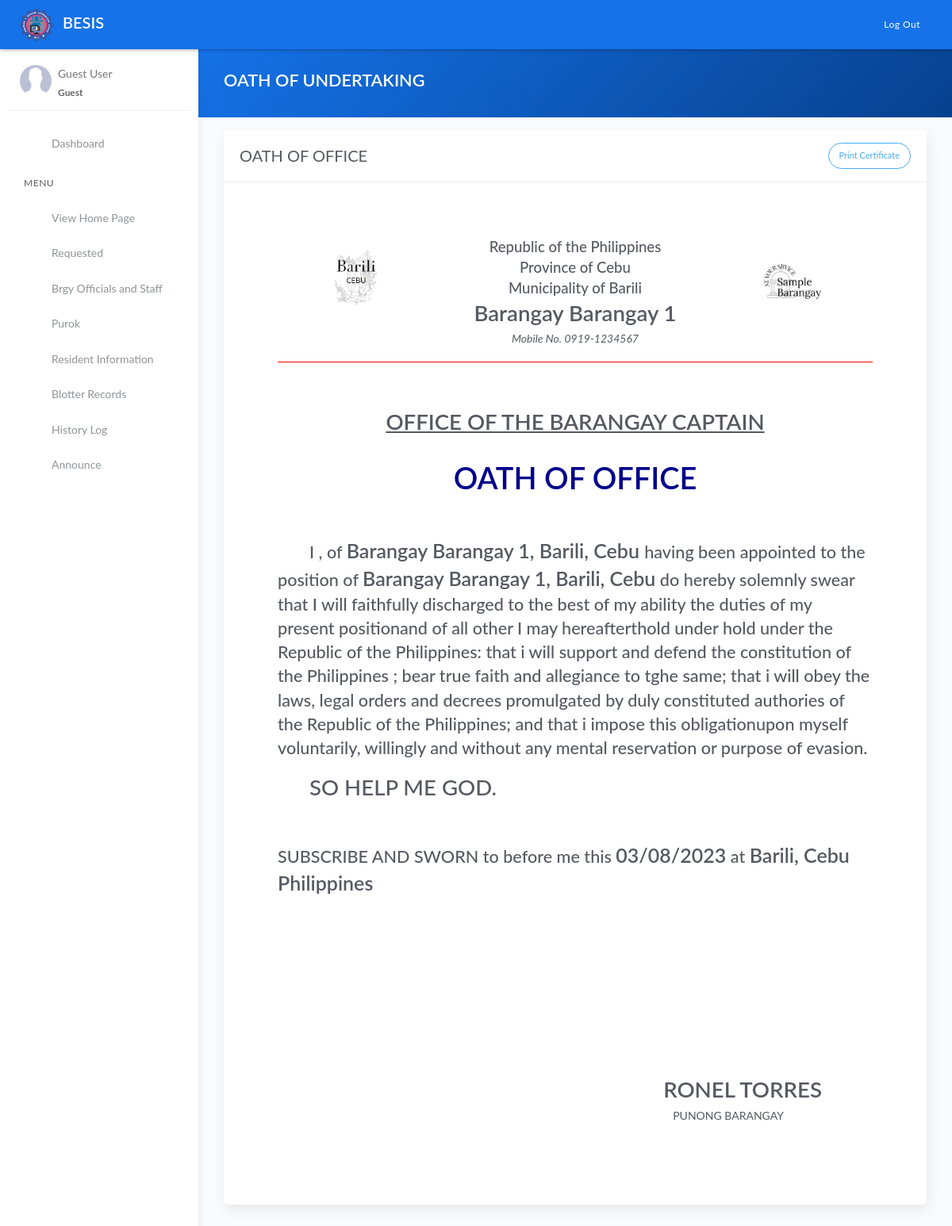
Before: /generate_oath.php?id=169 with the older database file.
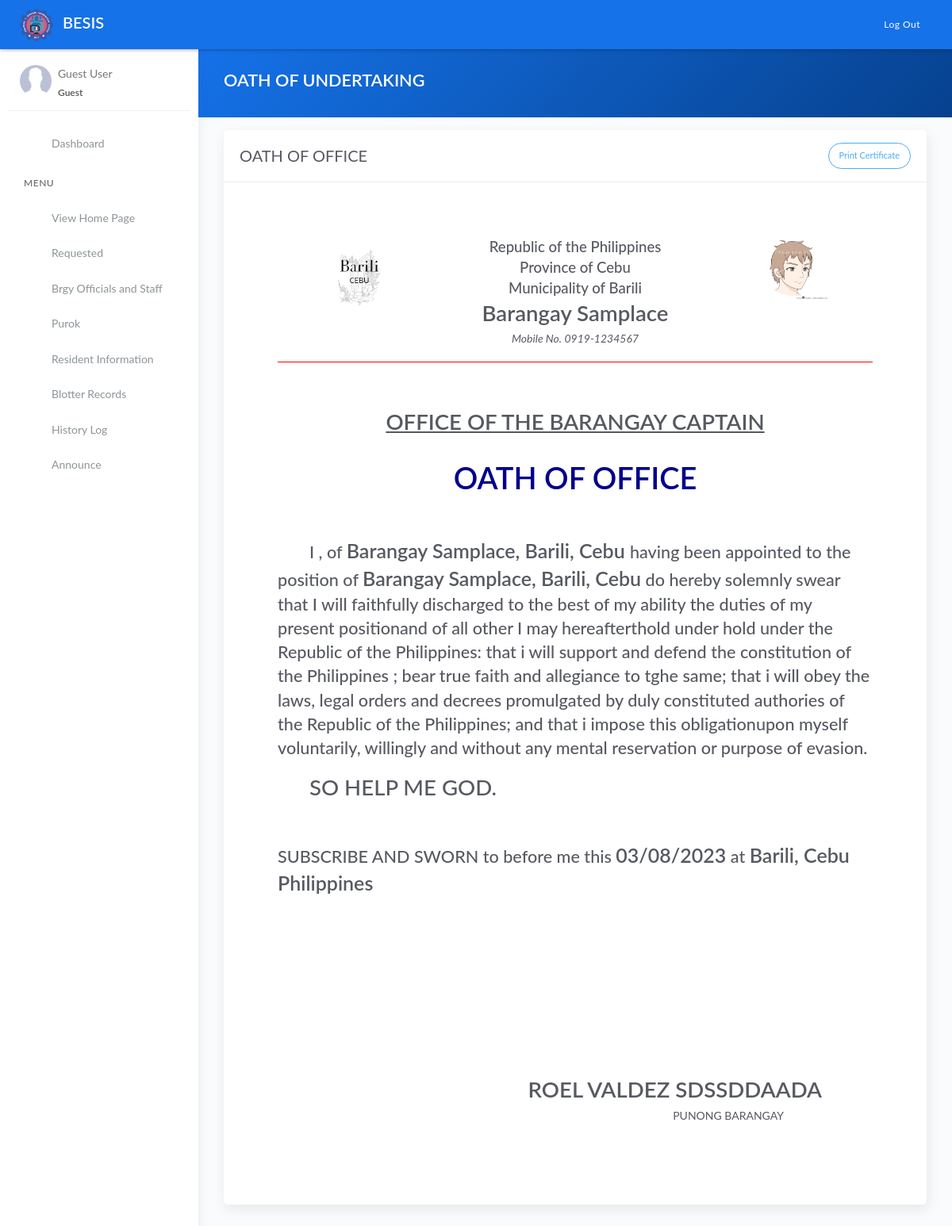
After: the same page with the newer database file.
### tables this page shows
CREATE TABLE `tblbrgy_info` (
  `id` int(11) NOT NULL AUTO_INCREMENT,
  `province` varchar(100) DEFAULT NULL,
  `town` varchar(100) DEFAULT NULL,
  `brgy_name` varchar(50) DEFAULT NULL,
  `number` varchar(50) DEFAULT NULL,
  `text` text DEFAULT NULL,
  `image` varchar(200) DEFAULT NULL,
  `city_logo` varchar(100) DEFAULT NULL,
  `brgy_logo` varchar(100) DEFAULT NULL,
  PRIMARY KEY (`id`)
);

CREATE TABLE `tblofficials` (
  `id` int(11) NOT NULL AUTO_INCREMENT,
  `name` varchar(50) DEFAULT NULL,
  `chairmanship` varchar(50) DEFAULT NULL,
  `position` varchar(50) DEFAULT NULL,
  `termstart` date DEFAULT NULL,
  `termend` date DEFAULT NULL,
  `status` varchar(20) DEFAULT NULL,
  PRIMARY KEY (`id`)
);

### templates/main-header.php (called while the page is built, shortened)
<?php include 'model/fetch_brgy_info.php' ?>

### model/fetch_brgy_info.php (called while the page is built, shortened)
<?php
    $query = "SELECT * FROM tblbrgy_info";
    $result = $conn->query($query);
	$row = $result->fetch_assoc();
	if($row){
		$province = $row['province'];
		$town	= $row['town'];
		$brgy 		= $row['brgy_name'];
		$number =  $row['number'];
		$city_logo 	= $row['city_logo'];
		$brgy_logo		= $row['brgy_logo'];
	}
?>

### generate_oath.php (the view, shortened to what the changed rows need)
<?php include 'server/server.php' ?>
<?php
    $id = $_GET['id'];
    $c = "SELECT * FROM tblofficials JOIN tblposition ON tblofficials.position=tblposition.id WHERE tblposition.position='Captain'";
    $captain = $conn->query($c)->fetch_assoc();
	$ss = "SELECT * FROM tblofficials WHERE id = $id";
    $ress = $conn->query($ss)->fetch_assoc();
?>
<!DOCTYPE html>
<html lang="en">
<head>
	<?php include 'templates/header.php' ?>
</head>
<body>
	<div class="wrapper">
		<?php include 'templates/main-header.php' ?>
		<div class="main-panel">
			<div class="content">
				<div class="panel-header bg-primary-gradient">
					<div class="page-inner">
						<div class="d-flex align-items-left align-items-md-center flex-column flex-md-row">
							<div>
								<h2 class="text-white fw-bold">OATH OF UNDERTAKING</h2>
							</div>
						</div>
					</div>
				</div>
				<div class="page-inner">
					<div class="row mt--2">
						<div class="col-md-12">
                            <div class="card">
								<div class="card-body m-5" id="printThis">
                                    <div class="d-flex flex-wrap justify-content-around" style="border-bottom:1px solid red">
                                        <div class="text-center">
                                            <img src="assets/uploads/<?= $city_logo ?>" class="img-fluid" width="100">
										</div>
										<div class="text-center">
                                            <h3 class="mb-0">Republic of the Philippines</h3>
                                            <h3 class="mb-0">Province of <?= ucwords($province) ?></h3>
											<h3 class="mb-0">Municipality of <?= ucwords($town) ?></h3>
											<h1 class="fw-bold mb-0">Barangay <?= ucwords($brgy) ?></h1>
                                            <p><i>Mobile No. <?= $number ?></i></p>
										</div>
                                        <div class="text-center">
                                            <img src="assets/uploads/<?= $brgy_logo ?>" class="img-fluid" width="100">
										</div>
									</div>
                                    <div class="row mt-2">
                                        <div class="col-md-12">
                                            <div class="text-center mt-5">
                                                <h1 class="mt-4 fw-bold"><u>OFFICE OF THE BARANGAY CAPTAIN</u></h1>
                                            </div>
                                            <div class="text-center">
                                                <h1 class="mt-4 fw-bold mb-5" style="font-size:38px;color:darkblue">OATH OF OFFICE</h1>
                                            </div>
                                            <h2 class="mt-3" style="text-indent: 40px;">I <span class="fw-bold" style="font-size:25px"><?=  $ress['name'] ?></span>
                                                , of <span class="fw-bold" style="font-size:25px"> Barangay <?= ucwords($brgy) ?>, <?= ucwords($town) ?>, <?= ucwords($province) ?> </span> having been appointed to the position of <span class="fw-bold" style="font-size:25px"><?= $row['chair'] ?></span> <span class="fw-bold" style="font-size:25px"> Barangay <?= ucwords($brgy) ?>, <?= ucwords($town) ?>, <?= ucwords($province) ?></span> do hereby solemnly swear that I will faithfully discharged to the best of my ability the duties of my present positionand of all other I may hereafterthold under hold under the Republic of the Philippines: that i will support and defend the constitution of the Philippines ; bear true faith and allegiance to tghe same; that i will obey the laws,  legal orders and decrees promulgated by duly constituted authories of the Republic of the Philippines; and that i impose this obligationupon myself voluntarily, willingly and without any mental reservation or purpose of evasion.</h2>
                                            <h1 class="mt-3" style="text-indent: 40px;">SO HELP ME GOD.</h1>
                                            <h2 class="mt-5">SUBSCRIBE AND SWORN to before me this <span class="fw-bold" style="font-size:25px"><?= date('m/d/Y') ?></span> at <span class="fw-bold" style="font-size:25px"><?= ucwords($town) ?>, <?= ucwords($province) ?> Philippines</span></h2>
                                        </div>
                                        <div class="col-md-12">
                                            <div class="p-3 text-right mr-5" style="margin-top:200px">
                                                <h1 class="fw-bold mb-0 text-uppercase"><?= ucwords($captain['name']) ?></h1>
                                                <p class="mr-5">PUNONG BARANGAY</p>
                                            </div>
                                        </div>
                                    </div>
								</div>
							</div>
						</div>
					</div>
				</div>
			</div>
		</div>
	</div>
</body>
</html>

Changed rows visible on the page:
changed tblbrgy_info "Barili": brgy_name "Barangay 1" → "Samplace"; brgy_logo: a different picture
changed tblofficials: name "RONEL TORRES" → "ROEL VALDEZ SDSSDDAADA"
